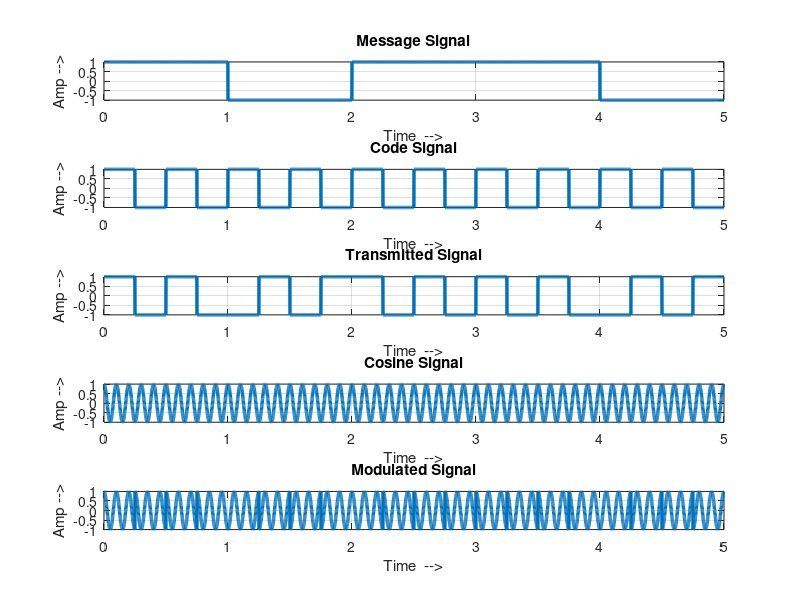
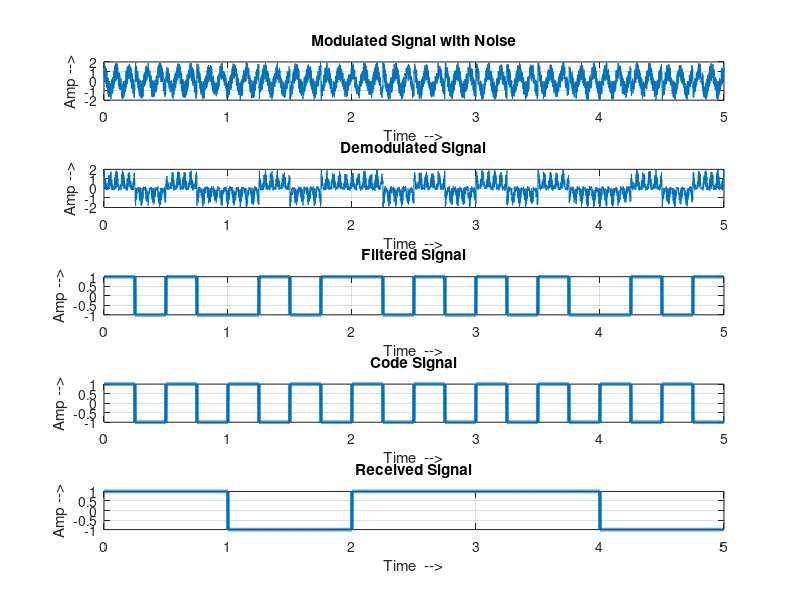

Write the MATLAB code that produced these figures, in order.
clc; clear all; close all;

b = [1 0 1 1 0];
n = length(b);
pn = 1000;
pt = 1/pn;
t = 0:pt:n-pt;
ms = [];
for jk=1:n
    ms = [ms repmat(2*(b(jk))-1,1,pn)];
end
c = 4;
cpn = pn/c;
r = [1 -1 1 -1];
r = repmat(r,1,n);
pns = [];
for jk=1:length(r)
    pns = [pns repmat(r(jk),1,cpn)];
end
es = ms.*pns;
fc = 10;
cs = cos(2*pi*fc*t);
st = es.*cs;
na = 2;
ns = na*(rand(1,length(t))-0.5);
stn = st+ns;

rs = stn.*cs;
ss= [];
for jk=1:n*c
    ss = [ss sum(rs(1,(jk-1)*cpn+1:jk*cpn))];
end
ss =ss/pn;

vt = 0;
dse = [];
for jk=1:n*c
    if ss(jk)>=vt
        ts=1;
    else
        ts=-1;
    end
    dse = [dse repmat(ts,1,cpn)];
end
ds = dse.*pns;

figure(1)
subplot(511)
plot(t,ms, 'LineWidth',2.5)
title("Message Signal");
xlabel("Time  -->")
ylabel("Amp -->")
grid on;

subplot(512)
plot(t,pns, 'LineWidth',2.5)
title("Code Signal");
xlabel("Time  -->")
ylabel("Amp -->")
grid on;

subplot(513)
plot(t,es, 'LineWidth',2.5)
title("Transmitted Signal");
xlabel("Time  -->")
ylabel("Amp -->")
grid on;

subplot(514)
plot(t,cs, 'LineWidth',2.5)
title("Cosine Signal");
xlabel("Time  -->")
ylabel("Amp -->")
grid on;

subplot(515)
plot(t,st, 'LineWidth',2.5)
title("Modulated Signal");
xlabel("Time  -->")
ylabel("Amp -->")
grid on;

figure(2)
subplot(511)
plot(t,stn)
title("Modulated Signal with Noise");
xlabel("Time  -->")
ylabel("Amp -->")
grid on;

subplot(512)
plot(t,rs)
title("Demodulated Signal");
xlabel("Time  -->")
ylabel("Amp -->")
grid on;

subplot(513)
plot(t,dse, 'LineWidth',2.5)
title("Filtered Signal");
xlabel("Time  -->")
ylabel("Amp -->")
grid on;

subplot(514)
plot(t,pns, 'LineWidth',2.5)
title("Code Signal");
xlabel("Time  -->")
ylabel("Amp -->")
grid on;

subplot(515)
plot(t,ds, 'LineWidth',2.5)
title("Received Signal");
xlabel("Time  -->")
ylabel("Amp -->")
grid on;